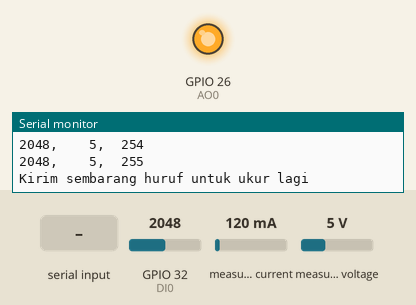
A sketch run on a simulated ESP32. Parts: output pins drawn as LEDs (lit = HIGH), the last lines printed to the serial monitor. The test bench sets the inputs (shaded band); at power-on: GPIO 32 (DI0) = 2048, measured current 120 mA, measured voltage 5 V.

Above: at 4.2 s.
4.3 s: "1" received over Serial
At 4.45 s:
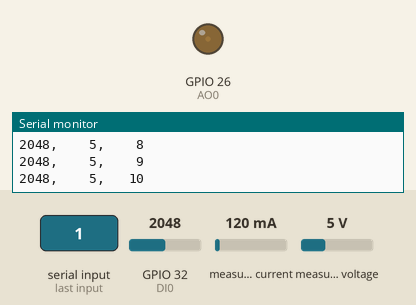
8.9 s: "0" received over Serial
At 10.3 s:
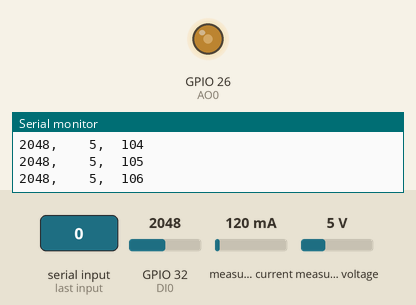
13.5 s: "2" received over Serial
At 14.28 s:
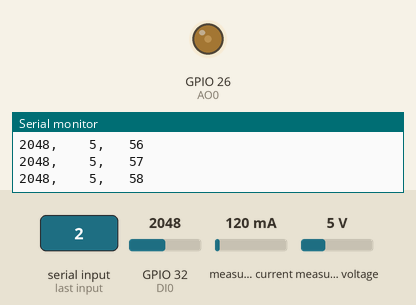
Timing chart, 0 to 17.5 s (numbered marks = the images above; inputs shaded):
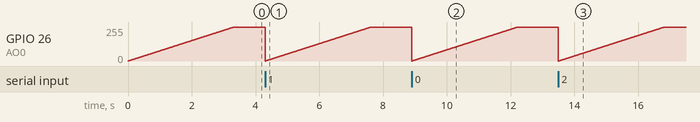

The sketch:

M2-02-DA_INA_AD.ino
```cpp
/* Program : DA_INA_AD
 * DA mengeluarkan sinyal ramp
 * INA dan AD mengukur
 * Print ke Serial Monitor, format siap sbg array
 * (c) Eko M. Budi, 2022
 */

// pustaka
#include <Wire.h>
#include <Adafruit_INA219.h>

#define BAUD 500000

// Pin Standar kit ESCOPE 2020 ESP32
#define DO0 13
#define DO1 12
#define DO2 14
#define DO3 27
#define DO4 33

#define DI0 32
#define DI1 35
#define DI2 34
#define DI3 39
#define DI4 36

#define AO0 26
#define AO1 25

#define LED0 5
#define BT0 4
#define BT1 16
#define BT2 17

#define DA_MAX 255
#define AD_MAX 4095

// definisi pin, taruh di array
#define N_AD 2
int p_ad[N_AD] = {DI0, DI1};
int p_da = AO0;

// pesan obyek INA219
Adafruit_INA219 ina219;

// data
int da_out;
int ad_in;
int ina_mv;

// Fungsi untuk print data ke serial monitor
void printData() {
  char buff[40];
  // format ke spreadsheet
  sprintf(buff,"%4d, %4d, %4d", ad_in, ina_mv, da_out);
  // format ke array
  // sprintf(buff,"{%4d, %4d, %4d},",  ad_in, ina_mv, da_out);
  Serial.println(buff);
}

// UTAMA
void setup() {
  // Siapkan serial, tunggu sampai terkoneksi
  Serial.begin(BAUD);
  while (!Serial) {}
  Serial.println("\nAnalog I/O");

  // siapkan INA219
  if (!ina219.begin()) {
    while (1) { delay(100); }
  }
}

void loop() {
  // Header Plot
  Serial.println("AD  Vi+(mV) DA");

  // mengeluarkan output ramp untuk kalibrasi
  for (da_out=0; da_out<=DA_MAX; da_out++) {
    // keluarkan sinyal ke DA
    dacWrite(AO0, da_out);
    delay(10);    // tunggu tunak

    // baca AD
    ad_in = analogRead(DI0);

    // baca INA
    float shunt_mv = ina219.getShuntVoltage_mV();
    float bus_v = ina219.getBusVoltage_V();

    // konversi bacaan ina ke tegangan (mV)
    ina_mv = bus_v; // INI MASIH SALAH !!!

    printData();
  }

  // tunggu sampai dikirimi sesuatu dari Serial monitor
  Serial.println("Kirim sembarang huruf untuk ukur lagi");
  while(!Serial.available());
  while(Serial.available()) Serial.read();
}
```
